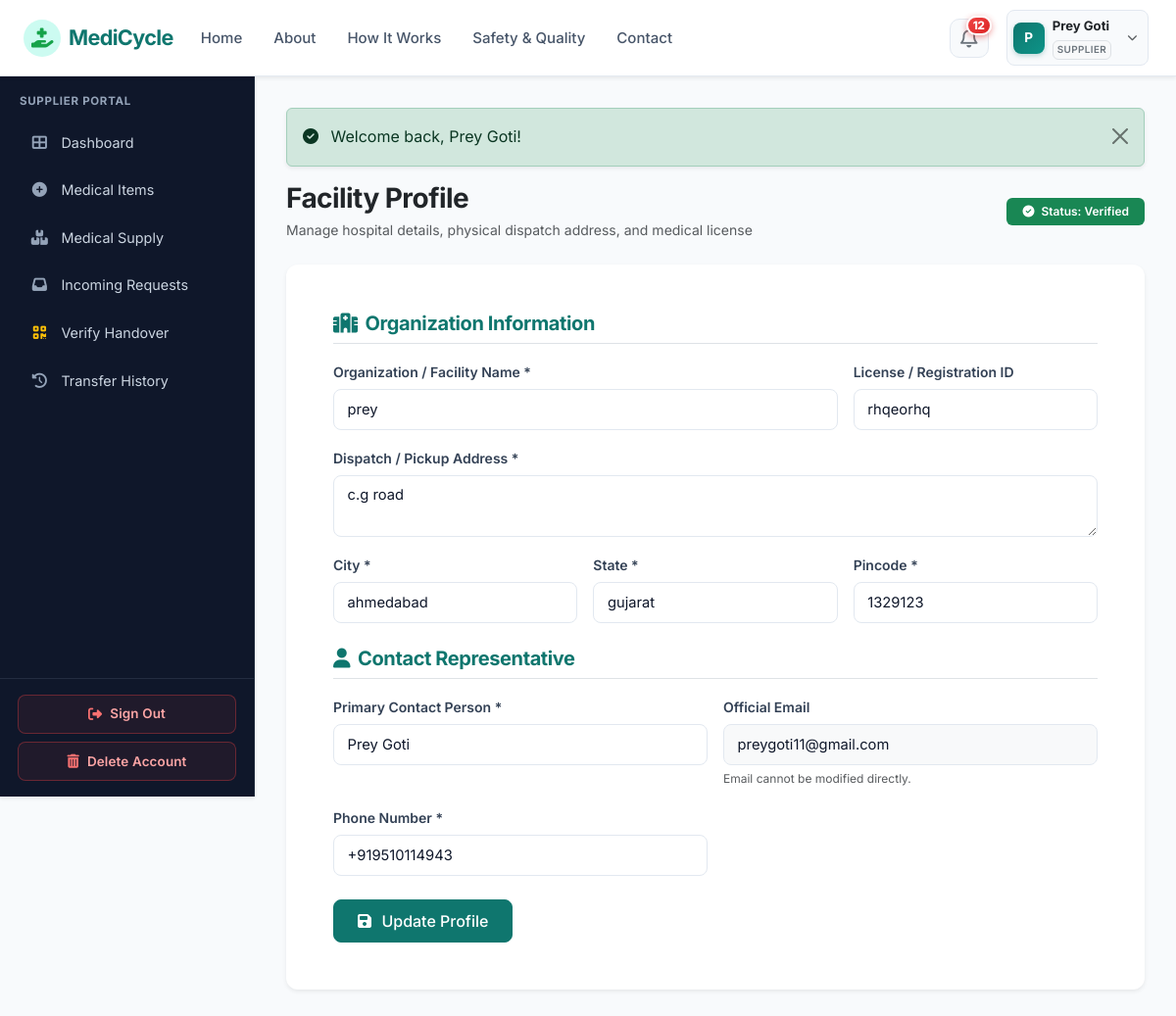
The page /supplier/profile.php (signed in) on the database its author committed.
### tables this page shows
CREATE TABLE `organizations` (
  `id` int(11) NOT NULL AUTO_INCREMENT,
  `user_id` int(11) NOT NULL,
  `organization_name` varchar(150) NOT NULL,
  `organization_type` varchar(100) NOT NULL,
  `license_number` varchar(100) DEFAULT NULL,
  `address` text NOT NULL,
  `city` varchar(100) NOT NULL,
  `state` varchar(100) NOT NULL,
  `pincode` varchar(20) NOT NULL,
  `verification_status` enum('pending','verified','rejected') DEFAULT 'pending',
  `verification_notes` text DEFAULT NULL,
  `created_at` timestamp NOT NULL DEFAULT current_timestamp(),
  `updated_at` timestamp NOT NULL DEFAULT current_timestamp() ON UPDATE current_timestamp(),
  PRIMARY KEY (`id`),
  KEY `fk_org_user` (`user_id`),
  KEY `idx_org_city` (`city`),
  KEY `idx_org_status` (`verification_status`),
  CONSTRAINT `fk_org_user` FOREIGN KEY (`user_id`) REFERENCES `users` (`id`) ON DELETE CASCADE
);

CREATE TABLE `users` (
  `id` int(11) NOT NULL AUTO_INCREMENT,
  `name` varchar(100) NOT NULL,
  `email` varchar(100) NOT NULL,
  `password` varchar(255) NOT NULL,
  `phone` varchar(20) NOT NULL,
  `role` enum('admin','supplier','ngo','delivery') NOT NULL,
  `email_verified` tinyint(1) DEFAULT 1,
  `status` enum('active','inactive','suspended','pending') DEFAULT 'active',
  `created_at` timestamp NOT NULL DEFAULT current_timestamp(),
  `updated_at` timestamp NOT NULL DEFAULT current_timestamp() ON UPDATE current_timestamp(),
  PRIMARY KEY (`id`),
  UNIQUE KEY `email` (`email`),
  KEY `idx_user_role` (`role`),
  KEY `idx_user_status` (`status`)
);

### supplier/profile.php (the view, shortened to what the rows shown need)
<?php
require_once __DIR__ . '/../config/config.php';
require_role('supplier');
$userId = $_SESSION['user_id'];
$stmt = $pdo->prepare("SELECT u.name, u.email, u.phone, o.*
                       FROM users u
                       LEFT JOIN organizations o ON u.id = o.user_id
                       WHERE u.id = ? LIMIT 1");
$stmt->execute([$userId]);
$profile = $stmt->fetch();
include __DIR__ . '/../includes/header.php';
include __DIR__ . '/../includes/navbar.php';
?>
<div class="app-container">
    <?php include __DIR__ . '/../includes/sidebar.php'; ?>
    <div class="app-content">
        <div class="d-flex justify-content-between align-items-center mb-4">
            <div>
                <span class="badge bg-success px-3 py-2">
                    <i class="fas fa-check-circle me-1"></i> Status: <?php echo ucfirst(e($profile['verification_status'] ?? 'verified')); ?>
                </span>
            </div>
        </div>
        <div class="card border-0 shadow-sm">
            <div class="card-body p-4 p-md-5">
                <form action="<?php echo BASE_URL; ?>/supplier/profile.php" method="POST" class="needs-validation" novalidate>
                    <div class="row g-3 mb-4">
                        <div class="col-md-8">
                            <label for="org_name" class="form-label small fw-semibold">Organization / Facility Name *</label>
                            <input type="text" class="form-control" id="org_name" name="org_name" value="<?php echo e($profile['organization_name'] ?? ''); ?>" required>
                        </div>
                        <div class="col-md-4">
                            <label for="license_number" class="form-label small fw-semibold">License / Registration ID</label>
                            <input type="text" class="form-control" id="license_number" name="license_number" value="<?php echo e($profile['license_number'] ?? ''); ?>">
                        </div>
                        <div class="col-12">
                            <label for="address" class="form-label small fw-semibold">Dispatch / Pickup Address *</label>
                            <textarea class="form-control" id="address" name="address" rows="2" required><?php echo e($profile['address'] ?? ''); ?></textarea>
                        </div>
                        <div class="col-md-4">
                            <label for="city" class="form-label small fw-semibold">City *</label>
                            <input type="text" class="form-control" id="city" name="city" value="<?php echo e($profile['city'] ?? ''); ?>" required>
                        </div>
                        <div class="col-md-4">
                            <label for="state" class="form-label small fw-semibold">State *</label>
                            <input type="text" class="form-control" id="state" name="state" value="<?php echo e($profile['state'] ?? ''); ?>" required>
                        </div>
                        <div class="col-md-4">
                            <label for="pincode" class="form-label small fw-semibold">Pincode *</label>
                            <input type="text" class="form-control" id="pincode" name="pincode" value="<?php echo e($profile['pincode'] ?? ''); ?>" required>
                        </div>
                    </div>
                    <div class="row g-3 mb-4">
                        <div class="col-md-6">
                            <label for="name" class="form-label small fw-semibold">Primary Contact Person *</label>
                            <input type="text" class="form-control" id="name" name="name" value="<?php echo e($profile['name']); ?>" required>
                        </div>
                        <div class="col-md-6">
                            <label class="form-label small fw-semibold">Official Email</label>
                            <input type="email" class="form-control bg-light" value="<?php echo e($profile['email']); ?>" readonly disabled>
                            <small class="text-muted" style="font-size:0.75rem;">Email cannot be modified directly.</small>
                        </div>
                        <div class="col-md-6">
                            <label for="phone" class="form-label small fw-semibold">Phone Number *</label>
                            <input type="tel" class="form-control" id="phone" name="phone" value="<?php echo e($profile['phone']); ?>" required>
                        </div>
                    </div>
                </form>
            </div>
        </div>
    </div>
</div>
<?php include __DIR__ . '/../includes/footer.php'; ?>

### includes/navbar.php (shortened to what the rows shown need)
<?php
$currentUser = current_user();
$unreadNotifCount = 0;
if ($currentUser && isset($pdo)) {
    $unreadNotifCount = get_unread_notifications_count($pdo, $currentUser['id']);
}
$currentDir = basename(dirname($_SERVER['PHP_SELF'] ?? ''));
$isPublicPage = !in_array($currentDir, ['admin', 'supplier', 'ngo', 'delivery']);
?>
<nav class="navbar navbar-expand-lg navbar-medicycle sticky-top shadow-sm">
    <div class="container-fluid px-3 px-lg-4">
        <div class="collapse navbar-collapse" id="navbarMain">
            <ul class="navbar-nav ms-auto align-items-center gap-2">
                <?php if (!$isPublicPage && $currentUser): ?>
                    <li class="nav-item dropdown position-relative ms-1">
                        <a class="nav-link notif-icon-btn position-relative" href="#" id="notifDropdown" role="button" data-bs-toggle="dropdown" aria-expanded="false" title="Notifications">
                            <i class="far fa-bell fs-5 text-secondary"></i>
                            <?php if ($unreadNotifCount > 0): ?>
                                <span class="notif-pulse-badge">
                                    <?php echo $unreadNotifCount; ?>
                                </span>
                            <?php endif; ?>
                        </a>
                    </li>
                    <li class="nav-item dropdown ms-1">
                        <a class="nav-link user-profile-capsule d-flex align-items-center gap-2 text-dark shadow-2xs" href="#" id="userDropdown" role="button" data-bs-toggle="dropdown" aria-expanded="false">
                            <div class="user-avatar-circle">
                                <?php echo strtoupper(substr($currentUser['name'], 0, 1)); ?>
                            </div>
                            <div class="d-none d-md-block text-start pe-1">
                                <span class="d-block fw-bold small text-dark leading-tight" style="font-size:0.82rem;"><?php echo e($currentUser['name']); ?></span>
                                <span class="badge text-uppercase text-secondary bg-light border p-1" style="font-size: 0.62rem; letter-spacing:0.04em;"><?php echo strtoupper(e($currentUser['role'])); ?></span>
                            </div>
                            <i class="fas fa-chevron-down text-muted small ms-1" style="font-size:0.65rem;"></i>
                        </a>
                    </li>
                <?php endif; ?>
            </ul>
        </div>
    </div>
</nav>

### includes/sidebar.php (shortened to what the rows shown need)
<?php
$currentUser = current_user();
$currentScript = basename($_SERVER['PHP_SELF']);
if (!function_exists('is_active_link')) {
    function is_active_link($script, $dir = null) {
        global $currentScript, $currentDir;
        return ($currentScript === $script) ? 'active' : '';
    }
}
$userRole = $currentUser['role'] ?? ($_SESSION['role'] ?? '');
?>
<aside class="app-sidebar shadow-sm">
    <div class="sidebar-heading">
        <?php echo strtoupper(e($userRole)); ?> PORTAL
    </div>
    <ul class="nav flex-column mb-auto">
        <?php if ($userRole === 'admin'): ?>
            <li class="nav-item">
                <a class="nav-link <?php echo is_active_link('dashboard.php', 'admin'); ?>" href="<?php echo BASE_URL; ?>/admin/dashboard.php">
                    <i class="fas fa-chart-line"></i> Dashboard
                </a>
            </li>
            <li class="nav-item">
                <a class="nav-link <?php echo is_active_link('users.php', 'admin'); ?>" href="<?php echo BASE_URL; ?>/admin/users.php">
                    <i class="fas fa-users"></i> User Accounts
                </a>
            </li>
            <li class="nav-item">
                <a class="nav-link <?php echo is_active_link('organizations.php', 'admin'); ?>" href="<?php echo BASE_URL; ?>/admin/organizations.php">
                    <i class="fas fa-building-circle-check"></i> Organizations
                </a>
            </li>
            <li class="nav-item">
                <a class="nav-link <?php echo is_active_link('supplies.php', 'admin'); ?>" href="<?php echo BASE_URL; ?>/admin/supplies.php">
                    <i class="fas fa-boxes-stacked"></i> All Supplies
                </a>
            </li>
            <li class="nav-item">
                <a class="nav-link <?php echo is_active_link('requirements.php', 'admin'); ?>" href="<?php echo BASE_URL; ?>/admin/requirements.php">
                    <i class="fas fa-clipboard-list"></i> Requirements
                </a>
            </li>
            <li class="nav-item">
                <a class="nav-link <?php echo is_active_link('requests.php', 'admin'); ?>" href="<?php echo BASE_URL; ?>/admin/requests.php">
                    <i class="fas fa-hand-holding-medical"></i> Supply Requests
                </a>
            </li>
            <li class="nav-item">
                <a class="nav-link <?php echo is_active_link('deliveries.php', 'admin'); ?>" href="<?php echo BASE_URL; ?>/admin/deliveries.php">
                    <i class="fas fa-truck-fast"></i> Deliveries
                </a>
            </li>
            <li class="nav-item">
                <a class="nav-link <?php echo is_active_link('verify-handover.php', 'admin'); ?>" href="<?php echo BASE_URL; ?>/admin/verify-handover.php">
                    <i class="fas fa-qrcode text-warning"></i> Verify Handover
                </a>
            </li>
            <li class="nav-item">
                <a class="nav-link <?php echo is_active_link('categories.php', 'admin'); ?>" href="<?php echo BASE_URL; ?>/admin/categories.php">
                    <i class="fas fa-tags"></i> Categories
                </a>
            </li>
            <li class="nav-item">
                <a class="nav-link <?php echo is_active_link('reports.php', 'admin'); ?>" href="<?php echo BASE_URL; ?>/admin/reports.php">
                    <i class="fas fa-file-invoice"></i> Reports
                </a>
            </li>
            <li class="nav-item">
                <a class="nav-link <?php echo is_active_link('analytics.php', 'admin'); ?>" href="<?php echo BASE_URL; ?>/admin/analytics.php">
                    <i class="fas fa-chart-pie"></i> Analytics
                </a>
            </li>
            <li class="nav-item">
                <a class="nav-link <?php echo is_active_link('settings.php', 'admin'); ?>" href="<?php echo BASE_URL; ?>/admin/settings.php">
                    <i class="fas fa-sliders"></i> System Settings
                </a>
            </li>
        <?php elseif ($userRole === 'supplier'): ?>
            <li class="nav-item">
            </li>
            <li class="nav-item">
            </li>
            <li class="nav-item">
            </li>
            <li class="nav-item">
            </li>
            <li class="nav-item">
            </li>
            <li class="nav-item">
            </li>
        <?php endif; ?>
    </ul>
    <div class="sidebar-footer mt-auto">
        <a href="<?php echo BASE_URL; ?>/logout.php" class="btn-sidebar-signout mb-2">
        </a>
        <button type="button" class="btn-sidebar-delete" data-bs-toggle="modal" data-bs-target="#deleteAccountModal">
        </button>
    </div>
</aside>

### rows shown on the page
organizations: user.name "P", user.name "Prey Goti", user.role "SUPPLIER", verification_status "Verified", org_name "prey", license_number "rhqeorhq", address "c.g road", city "ahmedabad", state "gujarat", pincode "1329123", name "Prey Goti", user.email "preygoti11@gmail.com", phone "+919510114943"

### other values the page prints
$unreadNotifCount "12"
$message "Welcome back, Prey Goti!"
